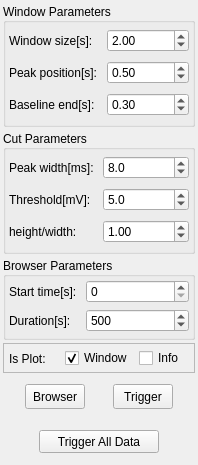
          <widget class="QWidget" name="TriggerBox">
           <property name="geometry">
            <rect>
             <x>0</x>
             <y>0</y>
             <width>198</width>
             <height>465</height>
            </rect>
           </property>
           <property name="sizePolicy">
            <sizepolicy hsizetype="Preferred" vsizetype="Preferred">
             <horstretch>0</horstretch>
             <verstretch>0</verstretch>
            </sizepolicy>
           </property>
           <attribute name="label">
            <string>Trigger</string>
           </attribute>
           <layout class="QVBoxLayout" name="verticalLayout_2">
            <property name="spacing">
             <number>3</number>
            </property>
            <property name="leftMargin">
             <number>3</number>
            </property>
            <property name="topMargin">
             <number>3</number>
            </property>
            <property name="rightMargin">
             <number>3</number>
            </property>
            <property name="bottomMargin">
             <number>3</number>
            </property>
            <item>
             <widget class="QGroupBox" name="groupBox">
              <property name="sizePolicy">
               <sizepolicy hsizetype="Preferred" vsizetype="Preferred">
                <horstretch>0</horstretch>
                <verstretch>3</verstretch>
               </sizepolicy>
              </property>
              <property name="minimumSize">
               <size>
                <width>0</width>
                <height>0</height>
               </size>
              </property>
              <property name="title">
               <string>Window Parameters</string>
              </property>
              <property name="alignment">
               <set>Qt::AlignLeading|Qt::AlignLeft|Qt::AlignVCenter</set>
              </property>
              <property name="flat">
               <bool>false</bool>
              </property>
              <property name="checkable">
               <bool>false</bool>
              </property>
              <layout class="QGridLayout" name="gridLayout">
               <property name="leftMargin">
                <number>3</number>
               </property>
               <property name="topMargin">
                <number>3</number>
               </property>
               <property name="rightMargin">
                <number>3</number>
               </property>
               <property name="bottomMargin">
                <number>3</number>
               </property>
               <item row="0" column="0">
                <widget class="QLabel" name="label_8">
                 <property name="sizePolicy">
                  <sizepolicy hsizetype="Preferred" vsizetype="Fixed">
                   <horstretch>0</horstretch>
                   <verstretch>0</verstretch>
                  </sizepolicy>
                 </property>
                 <property name="minimumSize">
                  <size>
                   <width>0</width>
                   <height>23</height>
                  </size>
                 </property>
                 <property name="maximumSize">
                  <size>
                   <width>16777215</width>
                   <height>23</height>
                  </size>
                 </property>
                 <property name="text">
                  <string>Window size[s]: </string>
                 </property>
                </widget>
               </item>
               <item row="1" column="1">
                <widget class="QDoubleSpinBox" name="DSB_pk_posi">
                 <property name="sizePolicy">
                  <sizepolicy hsizetype="Expanding" vsizetype="Fixed">
                   <horstretch>1</horstretch>
                   <verstretch>0</verstretch>
                  </sizepolicy>
                 </property>
                 <property name="minimumSize">
                  <size>
                   <width>30</width>
                   <height>23</height>
                  </size>
                 </property>
                 <property name="maximumSize">
                  <size>
                   <width>2000</width>
                   <height>23</height>
                  </size>
                 </property>
                 <property name="maximum">
                  <double>100.000000000000000</double>
                 </property>
                 <property name="singleStep">
                  <double>0.100000000000000</double>
                 </property>
                 <property name="value">
                  <double>0.500000000000000</double>
                 </property>
                 <property name="save" stdset="0">
                  <bool>true</bool>
                 </property>
                </widget>
               </item>
               <item row="2" column="1">
                <widget class="QDoubleSpinBox" name="DSB_bl_end">
                 <property name="sizePolicy">
                  <sizepolicy hsizetype="Expanding" vsizetype="Fixed">
                   <horstretch>1</horstretch>
                   <verstretch>0</verstretch>
                  </sizepolicy>
                 </property>
                 <property name="minimumSize">
                  <size>
                   <width>30</width>
                   <height>23</height>
                  </size>
                 </property>
                 <property name="maximumSize">
                  <size>
                   <width>2000</width>
                   <height>23</height>
                  </size>
                 </property>
                 <property name="maximum">
                  <double>100.000000000000000</double>
                 </property>
                 <property name="singleStep">
                  <double>0.100000000000000</double>
                 </property>
                 <property name="stepType">
                  <enum>QAbstractSpinBox::DefaultStepType</enum>
                 </property>
                 <property name="value">
                  <double>0.300000000000000</double>
                 </property>
                 <property name="save" stdset="0">
                  <bool>true</bool>
                 </property>
                </widget>
               </item>
               <item row="2" column="0">
                <widget class="QLabel" name="label_22">
                 <property name="sizePolicy">
                  <sizepolicy hsizetype="Preferred" vsizetype="Fixed">
                   <horstretch>0</horstretch>
                   <verstretch>0</verstretch>
                  </sizepolicy>
                 </property>
                 <property name="minimumSize">
                  <size>
                   <width>0</width>
                   <height>23</height>
                  </size>
                 </property>
                 <property name="maximumSize">
                  <size>
                   <width>16777215</width>
                   <height>23</height>
                  </size>
                 </property>
                 <property name="text">
                  <string>Baseline end[s]: </string>
                 </property>
                </widget>
               </item>
               <item row="1" column="0">
                <widget class="QLabel" name="label_7">
                 <property name="sizePolicy">
                  <sizepolicy hsizetype="Preferred" vsizetype="Fixed">
                   <horstretch>0</horstretch>
                   <verstretch>0</verstretch>
                  </sizepolicy>
                 </property>
                 <property name="minimumSize">
                  <size>
                   <width>0</width>
                   <height>23</height>
                  </size>
                 </property>
                 <property name="maximumSize">
                  <size>
                   <width>16777215</width>
                   <height>23</height>
                  </size>
                 </property>
                 <property name="text">
                  <string>Peak position[s]: </string>
                 </property>
                </widget>
               </item>
               <item row="0" column="1">
                <widget class="QDoubleSpinBox" name="DSB_win_len">
                 <property name="sizePolicy">
                  <sizepolicy hsizetype="Expanding" vsizetype="Fixed">
                   <horstretch>1</horstretch>
                   <verstretch>0</verstretch>
                  </sizepolicy>
                 </property>
                 <property name="minimumSize">
                  <size>
                   <width>30</width>
                   <height>23</height>
                  </size>
                 </property>
                 <property name="maximumSize">
                  <size>
                   <width>2000</width>
                   <height>23</height>
                  </size>
                 </property>
                 <property name="maximum">
                  <double>100.000000000000000</double>
                 </property>
                 <property name="singleStep">
                  <double>0.100000000000000</double>
                 </property>
                 <property name="value">
                  <double>2.000000000000000</double>
                 </property>
                 <property name="save" stdset="0">
                  <bool>true</bool>
                 </property>
                </widget>
               </item>
              </layout>
             </widget>
            </item>
            <item>
             <widget class="QGroupBox" name="groupBox_5">
              <property name="sizePolicy">
               <sizepolicy hsizetype="Preferred" vsizetype="Preferred">
                <horstretch>0</horstretch>
                <verstretch>3</verstretch>
               </sizepolicy>
              </property>
              <property name="minimumSize">
               <size>
                <width>0</width>
                <height>0</height>
               </size>
              </property>
              <property name="title">
               <string>Cut Parameters</string>
              </property>
              <property name="alignment">
               <set>Qt::AlignLeading|Qt::AlignLeft|Qt::AlignVCenter</set>
              </property>
              <property name="flat">
               <bool>false</bool>
              </property>
              <property name="checkable">
               <bool>false</bool>
              </property>
              <layout class="QGridLayout" name="gridLayout_2">
               <property name="leftMargin">
                <number>3</number>
               </property>
               <property name="topMargin">
                <number>3</number>
               </property>
               <property name="rightMargin">
                <number>3</number>
               </property>
               <property name="bottomMargin">
                <number>3</number>
               </property>
               <item row="0" column="0">
                <widget class="QLabel" name="label_26">
                 <property name="sizePolicy">
                  <sizepolicy hsizetype="Preferred" vsizetype="Fixed">
                   <horstretch>0</horstretch>
                   <verstretch>0</verstretch>
                  </sizepolicy>
                 </property>
                 <property name="minimumSize">
                  <size>
                   <width>0</width>
                   <height>23</height>
                  </size>
                 </property>
                 <property name="maximumSize">
                  <size>
                   <width>16777215</width>
                   <height>23</height>
                  </size>
                 </property>
                 <property name="text">
                  <string>Peak width[ms]: </string>
                 </property>
                </widget>
               </item>
               <item row="1" column="0">
                <widget class="QLabel" name="label_25">
                 <property name="sizePolicy">
                  <sizepolicy hsizetype="Preferred" vsizetype="Fixed">
                   <horstretch>0</horstretch>
                   <verstretch>0</verstretch>
                  </sizepolicy>
                 </property>
                 <property name="minimumSize">
                  <size>
                   <width>0</width>
                   <height>23</height>
                  </size>
                 </property>
                 <property name="maximumSize">
                  <size>
                   <width>16777215</width>
                   <height>23</height>
                  </size>
                 </property>
                 <property name="text">
                  <string>Threshold[mV]: </string>
                 </property>
                </widget>
               </item>
               <item row="0" column="1">
                <widget class="QDoubleSpinBox" name="DSB_width_min">
                 <property name="sizePolicy">
                  <sizepolicy hsizetype="Expanding" vsizetype="Fixed">
                   <horstretch>1</horstretch>
                   <verstretch>0</verstretch>
                  </sizepolicy>
                 </property>
                 <property name="minimumSize">
                  <size>
                   <width>30</width>
                   <height>23</height>
                  </size>
                 </property>
                 <property name="maximumSize">
                  <size>
                   <width>2000</width>
                   <height>23</height>
                  </size>
                 </property>
                 <property name="decimals">
                  <number>1</number>
                 </property>
                 <property name="minimum">
                  <double>1.000000000000000</double>
                 </property>
                 <property name="maximum">
                  <double>100.000000000000000</double>
                 </property>
                 <property name="value">
                  <double>8.000000000000000</double>
                 </property>
                 <property name="save" stdset="0">
                  <bool>true</bool>
                 </property>
                </widget>
               </item>
               <item row="1" column="1">
                <widget class="QDoubleSpinBox" name="DSB_threshold">
                 <property name="sizePolicy">
                  <sizepolicy hsizetype="Expanding" vsizetype="Fixed">
                   <horstretch>1</horstretch>
                   <verstretch>0</verstretch>
                  </sizepolicy>
                 </property>
                 <property name="minimumSize">
                  <size>
                   <width>30</width>
                   <height>23</height>
                  </size>
                 </property>
                 <property name="maximumSize">
                  <size>
                   <width>2000</width>
                   <height>23</height>
                  </size>
                 </property>
                 <property name="decimals">
                  <number>1</number>
                 </property>
                 <property name="minimum">
                  <double>1.000000000000000</double>
                 </property>
                 <property name="maximum">
                  <double>100.000000000000000</double>
                 </property>
                 <property name="value">
                  <double>5.000000000000000</double>
                 </property>
                 <property name="save" stdset="0">
                  <bool>true</bool>
                 </property>
                </widget>
               </item>
               <item row="2" column="0">
                <widget class="QLabel" name="label_27">
                 <property name="sizePolicy">
                  <sizepolicy hsizetype="Preferred" vsizetype="Fixed">
                   <horstretch>0</horstretch>
                   <verstretch>0</verstretch>
                  </sizepolicy>
                 </property>
                 <property name="minimumSize">
                  <size>
                   <width>0</width>
                   <height>23</height>
                  </size>
                 </property>
                 <property name="maximumSize">
                  <size>
                   <width>16777215</width>
                   <height>23</height>
                  </size>
                 </property>
                 <property name="text">
                  <string>height/width:</string>
                 </property>
                </widget>
               </item>
               <item row="2" column="1">
                <widget class="QDoubleSpinBox" name="DSB_height_div_width">
                 <property name="sizePolicy">
                  <sizepolicy hsizetype="Expanding" vsizetype="Fixed">
                   <horstretch>1</horstretch>
                   <verstretch>0</verstretch>
                  </sizepolicy>
                 </property>
                 <property name="minimumSize">
                  <size>
                   <width>30</width>
                   <height>23</height>
                  </size>
                 </property>
                 <property name="maximumSize">
                  <size>
                   <width>2000</width>
                   <height>23</height>
                  </size>
                 </property>
                 <property name="decimals">
                  <number>2</number>
                 </property>
                 <property name="minimum">
                  <double>0.000000000000000</double>
                 </property>
                 <property name="maximum">
                  <double>100.000000000000000</double>
                 </property>
                 <property name="singleStep">
                  <double>0.100000000000000</double>
                 </property>
                 <property name="value">
                  <double>1.000000000000000</double>
                 </property>
                 <property name="save" stdset="0">
                  <bool>true</bool>
                 </property>
                </widget>
               </item>
              </layout>
             </widget>
            </item>
            <item>
             <widget class="QGroupBox" name="groupBox_2">
              <property name="sizePolicy">
               <sizepolicy hsizetype="Preferred" vsizetype="Preferred">
                <horstretch>0</horstretch>
                <verstretch>2</verstretch>
               </sizepolicy>
              </property>
              <property name="minimumSize">
               <size>
                <width>0</width>
                <height>0</height>
               </size>
              </property>
              <property name="title">
               <string>Browser Parameters</string>
              </property>
              <property name="alignment">
               <set>Qt::AlignLeading|Qt::AlignLeft|Qt::AlignVCenter</set>
              </property>
              <property name="flat">
               <bool>false</bool>
              </property>
              <property name="checkable">
               <bool>false</bool>
              </property>
              <layout class="QGridLayout" name="gridLayout_3">
               <property name="leftMargin">
                <number>3</number>
               </property>
               <property name="topMargin">
                <number>3</number>
               </property>
               <property name="rightMargin">
                <number>3</number>
               </property>
               <property name="bottomMargin">
                <number>3</number>
               </property>
               <property name="horizontalSpacing">
                <number>6</number>
               </property>
               <item row="0" column="0">
                <widget class="QLabel" name="label_10">
                 <property name="sizePolicy">
                  <sizepolicy hsizetype="Preferred" vsizetype="Fixed">
                   <horstretch>0</horstretch>
                   <verstretch>0</verstretch>
                  </sizepolicy>
                 </property>
                 <property name="minimumSize">
                  <size>
                   <width>0</width>
                   <height>23</height>
                  </size>
                 </property>
                 <property name="maximumSize">
                  <size>
                   <width>16777215</width>
                   <height>23</height>
                  </size>
                 </property>
                 <property name="text">
                  <string>Start time[s]: </string>
                 </property>
                </widget>
               </item>
               <item row="1" column="0">
                <widget class="QLabel" name="label_9">
                 <property name="sizePolicy">
                  <sizepolicy hsizetype="Preferred" vsizetype="Fixed">
                   <horstretch>0</horstretch>
                   <verstretch>0</verstretch>
                  </sizepolicy>
                 </property>
                 <property name="minimumSize">
                  <size>
                   <width>0</width>
                   <height>23</height>
                  </size>
                 </property>
                 <property name="maximumSize">
                  <size>
                   <width>16777215</width>
                   <height>23</height>
                  </size>
                 </property>
                 <property name="text">
                  <string>Duration[s]:</string>
                 </property>
                </widget>
               </item>
               <item row="0" column="1">
                <widget class="QSpinBox" name="SB_start_time_PT">
                 <property name="sizePolicy">
                  <sizepolicy hsizetype="Expanding" vsizetype="Fixed">
                   <horstretch>1</horstretch>
                   <verstretch>0</verstretch>
                  </sizepolicy>
                 </property>
                 <property name="minimumSize">
                  <size>
                   <width>30</width>
                   <height>23</height>
                  </size>
                 </property>
                 <property name="maximumSize">
                  <size>
                   <width>2000</width>
                   <height>23</height>
                  </size>
                 </property>
                 <property name="maximum">
                  <number>1000000</number>
                 </property>
                </widget>
               </item>
               <item row="1" column="1">
                <widget class="QSpinBox" name="SB_browser_duration_PT">
                 <property name="sizePolicy">
                  <sizepolicy hsizetype="Expanding" vsizetype="Fixed">
                   <horstretch>1</horstretch>
                   <verstretch>0</verstretch>
                  </sizepolicy>
                 </property>
                 <property name="minimumSize">
                  <size>
                   <width>30</width>
                   <height>23</height>
                  </size>
                 </property>
                 <property name="maximumSize">
                  <size>
                   <width>2000</width>
                   <height>23</height>
                  </size>
                 </property>
                 <property name="minimum">
                  <number>1</number>
                 </property>
                 <property name="maximum">
                  <number>4000</number>
                 </property>
                 <property name="value">
                  <number>500</number>
                 </property>
                </widget>
               </item>
              </layout>
             </widget>
            </item>
            <item>
             <widget class="QFrame" name="frame_3">
              <property name="sizePolicy">
               <sizepolicy hsizetype="Preferred" vsizetype="Maximum">
                <horstretch>0</horstretch>
                <verstretch>0</verstretch>
               </sizepolicy>
              </property>
              <property name="maximumSize">
               <size>
                <width>16777215</width>
                <height>30</height>
               </size>
              </property>
              <property name="frameShape">
               <enum>QFrame::StyledPanel</enum>
              </property>
              <property name="frameShadow">
               <enum>QFrame::Raised</enum>
              </property>
              <layout class="QHBoxLayout" name="horizontalLayout_12">
               <property name="leftMargin">
                <number>5</number>
               </property>
               <property name="topMargin">
                <number>3</number>
               </property>
               <property name="rightMargin">
                <number>5</number>
               </property>
               <property name="bottomMargin">
                <number>3</number>
               </property>
               <item>
                <widget class="QLabel" name="label_20">
                 <property name="sizePolicy">
                  <sizepolicy hsizetype="Preferred" vsizetype="Preferred">
                   <horstretch>0</horstretch>
                   <verstretch>0</verstretch>
                  </sizepolicy>
                 </property>
                 <property name="minimumSize">
                  <size>
                   <width>0</width>
                   <height>23</height>
                  </size>
                 </property>
                 <property name="maximumSize">
                  <size>
                   <width>16777215</width>
                   <height>23</height>
                  </size>
                 </property>
                 <property name="text">
                  <string>Is Plot:</string>
                 </property>
                </widget>
               </item>
               <item>
                <widget class="QCheckBox" name="CB_is_plot_win">
                 <property name="sizePolicy">
                  <sizepolicy hsizetype="Minimum" vsizetype="Preferred">
                   <horstretch>0</horstretch>
                   <verstretch>0</verstretch>
                  </sizepolicy>
                 </property>
                 <property name="text">
                  <string>Window</string>
                 </property>
                 <property name="checked">
                  <bool>true</bool>
                 </property>
                </widget>
               </item>
               <item>
                <widget class="QCheckBox" name="CB_is_plot_info_PT">
                 <property name="sizePolicy">
                  <sizepolicy hsizetype="Minimum" vsizetype="Maximum">
                   <horstretch>0</horstretch>
                   <verstretch>0</verstretch>
                  </sizepolicy>
                 </property>
                 <property name="text">
                  <string>Info</string>
                 </property>
                 <property name="checked">
                  <bool>false</bool>
                 </property>
                </widget>
               </item>
              </layout>
             </widget>
            </item>
            <item>
             <widget class="QWidget" name="widget" native="true">
              <property name="sizePolicy">
               <sizepolicy hsizetype="Preferred" vsizetype="Preferred">
                <horstretch>0</horstretch>
                <verstretch>1</verstretch>
               </sizepolicy>
              </property>
              <layout class="QHBoxLayout" name="horizontalLayout">
               <property name="sizeConstraint">
                <enum>QLayout::SetMinimumSize</enum>
               </property>
               <property name="leftMargin">
                <number>0</number>
               </property>
               <property name="topMargin">
                <number>0</number>
               </property>
               <property name="rightMargin">
                <number>0</number>
               </property>
               <property name="bottomMargin">
                <number>0</number>
               </property>
               <item>
                <widget class="QPushButton" name="PB_browser_PT">
                 <property name="sizePolicy">
                  <sizepolicy hsizetype="Maximum" vsizetype="Maximum">
                   <horstretch>0</horstretch>
                   <verstretch>0</verstretch>
                  </sizepolicy>
                 </property>
                 <property name="minimumSize">
                  <size>
                   <width>60</width>
                   <height>25</height>
                  </size>
                 </property>
                 <property name="maximumSize">
                  <size>
                   <width>60</width>
                   <height>25</height>
                  </size>
                 </property>
                 <property name="text">
                  <string>Browser</string>
                 </property>
                </widget>
               </item>
               <item>
                <widget class="QPushButton" name="PB_pre_trigger">
                 <property name="sizePolicy">
                  <sizepolicy hsizetype="Maximum" vsizetype="Maximum">
                   <horstretch>0</horstretch>
                   <verstretch>0</verstretch>
                  </sizepolicy>
                 </property>
                 <property name="minimumSize">
                  <size>
                   <width>60</width>
                   <height>25</height>
                  </size>
                 </property>
                 <property name="maximumSize">
                  <size>
                   <width>60</width>
                   <height>25</height>
                  </size>
                 </property>
                 <property name="text">
                  <string>Trigger</string>
                 </property>
                </widget>
               </item>
              </layout>
             </widget>
            </item>
            <item>
             <widget class="QWidget" name="horizontalWidget" native="true">
              <property name="sizePolicy">
               <sizepolicy hsizetype="Preferred" vsizetype="Preferred">
                <horstretch>0</horstretch>
                <verstretch>1</verstretch>
               </sizepolicy>
              </property>
              <layout class="QHBoxLayout" name="horizontalLayout_2">
               <item>
                <widget class="QPushButton" name="PB_pre_trigger_all">
                 <property name="sizePolicy">
                  <sizepolicy hsizetype="Preferred" vsizetype="Preferred">
                   <horstretch>0</horstretch>
                   <verstretch>0</verstretch>
                  </sizepolicy>
                 </property>
                 <property name="maximumSize">
                  <size>
                   <width>120</width>
                   <height>30</height>
                  </size>
                 </property>
                 <property name="text">
                  <string>Trigger All Data</string>
                 </property>
                </widget>
               </item>
              </layout>
             </widget>
            </item>
           </layout>
          </widget>
